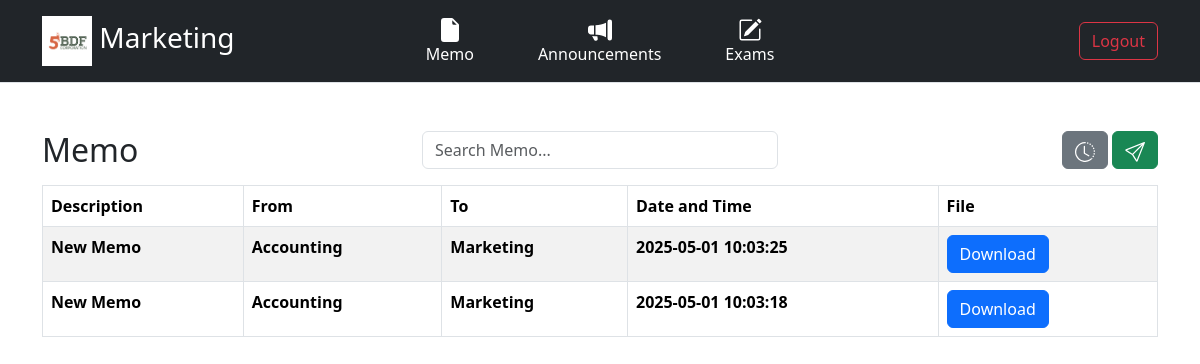
Screenshot of /departments/Marketing/dashboard.php (signed in) with the database file from the repository.
### tables this page shows
CREATE TABLE `memos` (
  `memo_id` int(11) NOT NULL,
  `description` text NOT NULL,
  `from_department` varchar(100) NOT NULL,
  `to_department` varchar(100) NOT NULL,
  `datetime_sent` datetime NOT NULL,
  `file_path` varchar(255) DEFAULT NULL,
  `is_downloaded` tinyint(1) DEFAULT 0
);

### departments/Marketing/dashboard.php (the view, shortened to what this page needs)
<?php
require_once '../../db/dbcon.php';
$current_department = $_SESSION['department'];
$memos = [];
$memo_result = mysqli_query($conn, "SELECT * FROM memos WHERE to_department = '$current_department' ORDER BY datetime_sent DESC");
while ($row = mysqli_fetch_assoc($memo_result)) {
    $memos[] = $row;
}
?>
<!DOCTYPE html>
<html lang="en">
<head>
    <link href="https://cdn.jsdelivr.net/npm/bootstrap@5.3.5/dist/css/bootstrap.min.css" rel="stylesheet">
</head>
<body>
<div class="px-3 py-2 mb-5 text-bg-dark border-bottom">
    <div class="container">
        <div class="row align-items-center">
            <div class="col-6 col-md-4">
                <span class="fs-3 text-white"><img src="../../img/5bdflogo.png" alt="5BDF Logo" style="width: 50px; height: auto;"> <?php echo $_SESSION['department']; ?></span>
            </div>
            <div class="col-6 col-md-4 d-flex justify-content-center">
                <ul class="nav col-12 col-lg-auto my-2 justify-content-center my-md-0 text-small">
                    <li class="nav-item mx-3 text-center">
                        <a href="memo.php" class="nav-link text-white">
                            <svg xmlns="http://www.w3.org/2000/svg" width="24" height="24" fill="currentColor" class="bi bi-file-earmark-fill" viewBox="0 0 16 16">
                                <path d="M4 0h5.293A1 1 0 0 1 10 .293L13.707 4a1 1 0 0 1 .293.707V14a2 2 0 0 1-2 2H4a2 2 0 0 1-2-2V2a2 2 0 0 1 2-2m5.5 1.5v2a1 1 0 0 0 1 1h2z"/>
                            </svg>
                            <div>Memo</div>
                        </a>
                    </li>
                    <li class="nav-item mx-3 text-center">
                        <a href="announcements.php" class="nav-link text-white">
                            <div>Announcements</div>
                        </a>
                    </li>
                    <li class="nav-item mx-3 text-center">
                        <a href="exams.php" class="nav-link text-white">
                            <div>Exams</div>
                        </a>
                    </li>
                </ul>
            </div>
            <div class="col-12 col-md-4 d-flex justify-content-end">
                <form action="../../index.php" method="POST">
                    <button class="btn btn-outline-danger ms-2" onclick="window.location.href='logout.php'">Logout</button>
                </form>
            </div>
        </div>
    </div>
</div>
<div class="container my-4">
    <div class="row mb-3 align-items-center">
        <div class="col-md-4">
            <h2 class="m-0">Memo</h2>
        </div>
        <div class="col-md-4 text-center">
            <input type="text" class="form-control" id="searchInput" placeholder="Search Memo..." onkeyup="filterMemos()">
        </div>
        <div class="col-md-4 text-end">
            <a href="./sent.php" class="btn btn-secondary">
            </a>
            <button type="button" class="btn btn-success" data-bs-toggle="modal" data-bs-target="#exampleModal">
            </button>
        </div>
    </div>
    <table class="table table-striped table-bordered" id="memosTable">
        <thead>
            <tr>
                <th>Description</th>
                <th>From</th>
                <th>To</th>
                <th>Date and Time</th>
                <th>File</th>
            </tr>
        </thead>
        <tbody>
            <?php if (count($memos) > 0): ?>
                <?php foreach ($memos as $memo): ?>
                   <tr>
                        <td style="<?= $memo['is_downloaded'] ? '' : 'font-weight: bold;' ?>">
                            <?= htmlspecialchars($memo['description']) ?>
                        </td>
                        <td style="<?= $memo['is_downloaded'] ? '' : 'font-weight: bold;' ?>">
                            <?= htmlspecialchars($memo['from_department']) ?>
                        </td>
                        <td style="<?= $memo['is_downloaded'] ? '' : 'font-weight: bold;' ?>">
                            <?= htmlspecialchars($memo['to_department']) ?>
                        </td>
                        <td style="<?= $memo['is_downloaded'] ? '' : 'font-weight: bold;' ?>">
                            <?= date('Y-m-d H:i:s', strtotime($memo['datetime_sent'])) ?>
                        </td>
                        <td>
                            <?php if ($memo['file_path']): ?>
                                <a href="?download_memo_id=<?= $memo['memo_id'] ?>" class="btn btn-primary">Download</a>
                            <?php endif; ?>
                        </td>
                    </tr>
                <?php endforeach; ?>
            <?php else: ?>
                <tr>
                    <td colspan="5" class="text-center">No memos found.</td>
                </tr>
            <?php endif; ?>
        </tbody>
    </table>
</div>
</body>
</html>

### rows the page displays
memos: description "New Memo", from_department "Accounting", to_department "Marketing", datetime_sent "2025-05-01 10:03:25"
memos: description "New Memo", from_department "Accounting", to_department "Marketing", datetime_sent "2025-05-01 10:03:18"

### other values shown
$_SESSION['department'] "Marketing"
